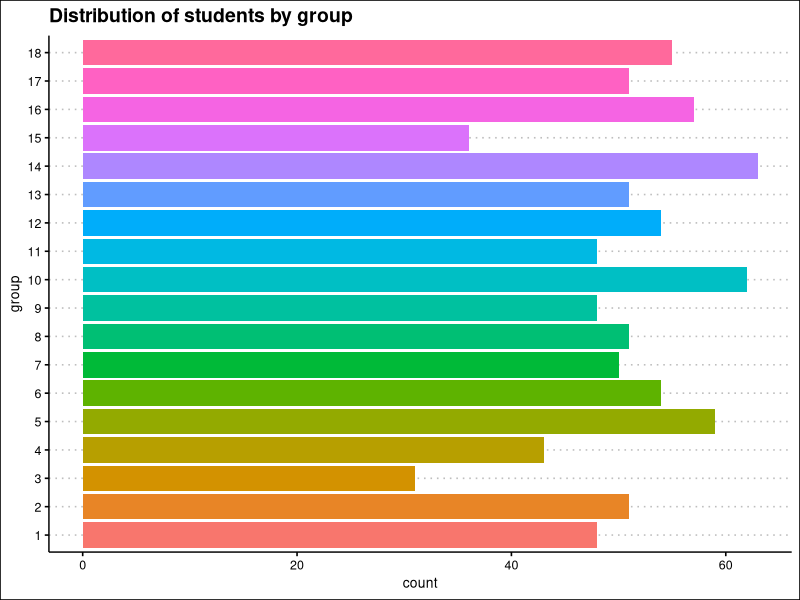
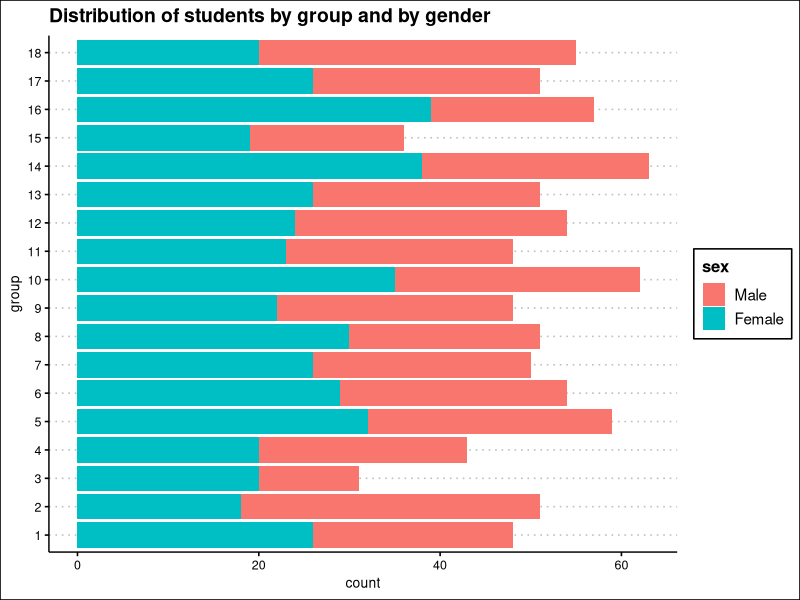
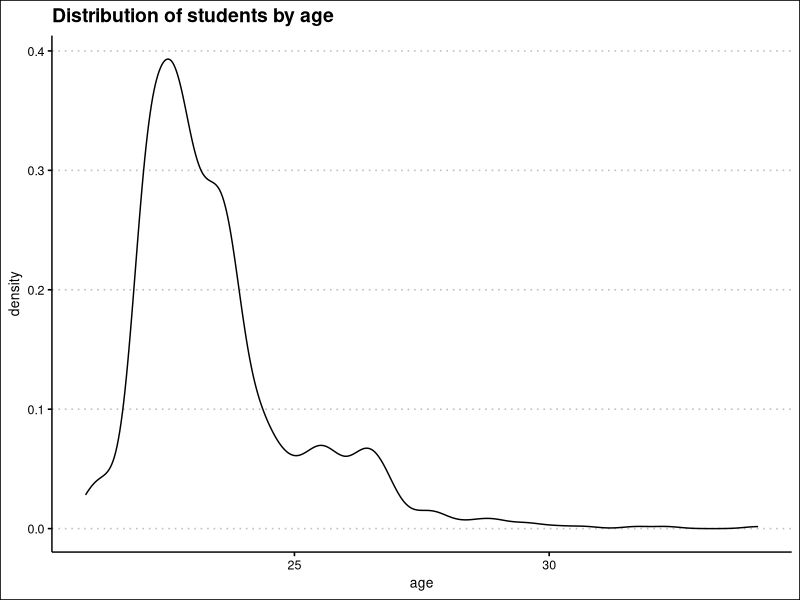

Recreate these plots in R, in order.
## ---- chunk 1
#| label: data loading
#| message: false
#| warning: false
  
library(readr)
courses <- read_csv("Database/courses.csv")


## ---- chunk 2
#| label: data display

library(knitr)
kable(courses)

## ---- chunk 3
#| label: Question 3
#| message: false
#| warning: false

library(tidyverse)
students <- read_csv("Database/students.csv")
spec(students)

students <-
  students |>
  mutate(sex = factor(sex, 
                      levels = c("M", "F"),
                      labels = c("Male", "Female")),
         group = factor(group),
         id = as.integer(group))

## ---- chunk 4

grades <- read_delim("Database/grades.csv", 
    delim = ":", 
    na = "$")

## ---- chunk 5
library(ggplot2)
library(ggthemes)

ggplot(students, aes(y = group))+
  geom_bar(aes(fill = group))+
  theme_clean()+
  labs(
    title = "Distribution of students by group"
  )+
  theme(legend.position = "none")

## ---- chunk 6
ggplot(students, aes(y = group))+
  geom_bar(aes(fill = sex))+
  theme_clean()+
  labs(
    title = "Distribution of students by group and by gender"
  )
## ---- chunk 7
library(lubridate)

students <-
  students |> 
  mutate(age = round(time_length(today() - birth_date, unit = "year"), 1))

ggplot(students, aes(x=age))+
  geom_density()+
  theme_clean()+
  labs(
    title = "Distribution of students by age"
  )

## ---- chunk 8

age_median <-
  students |> 
  summarise(age_median = median(age), .by = group) |> 
  arrange(group)

knitr::kable(age_median)
